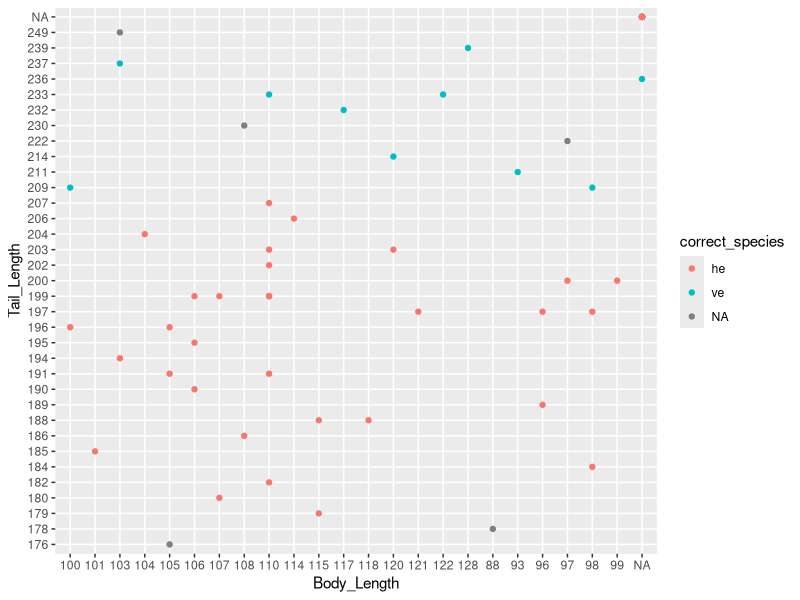
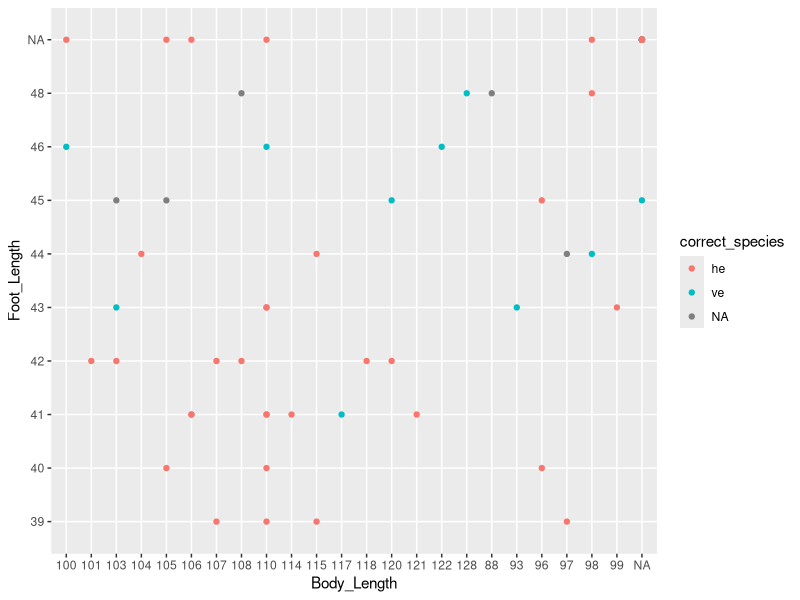
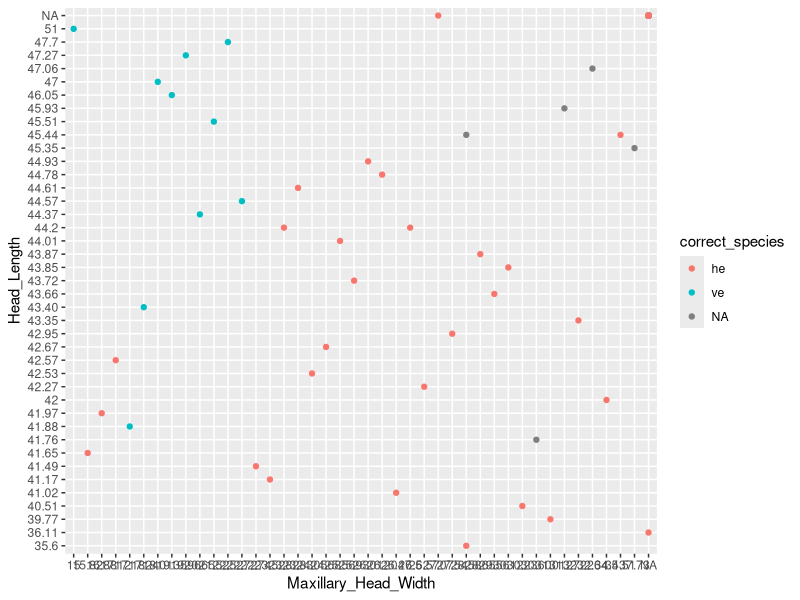
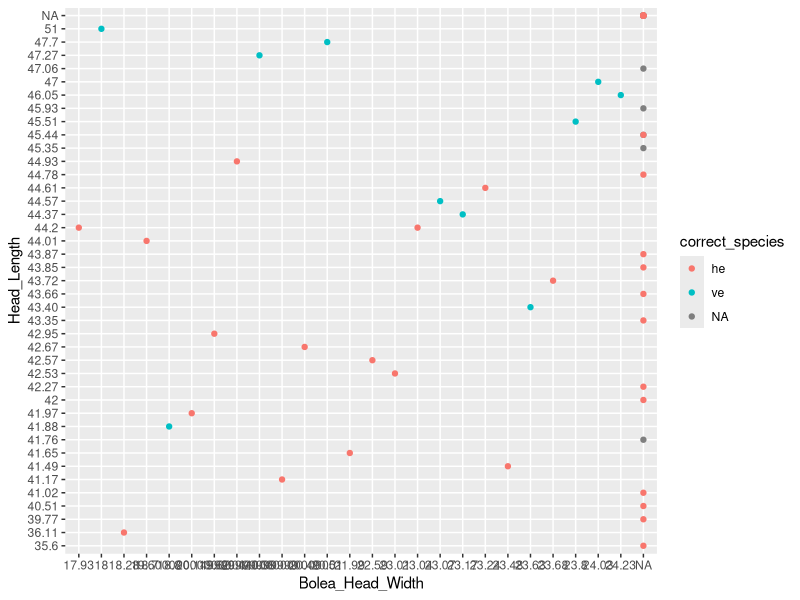
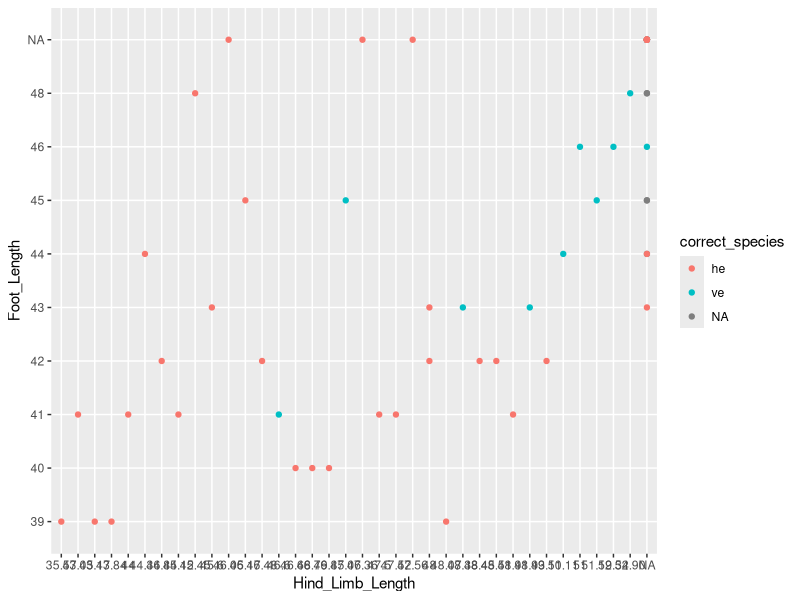
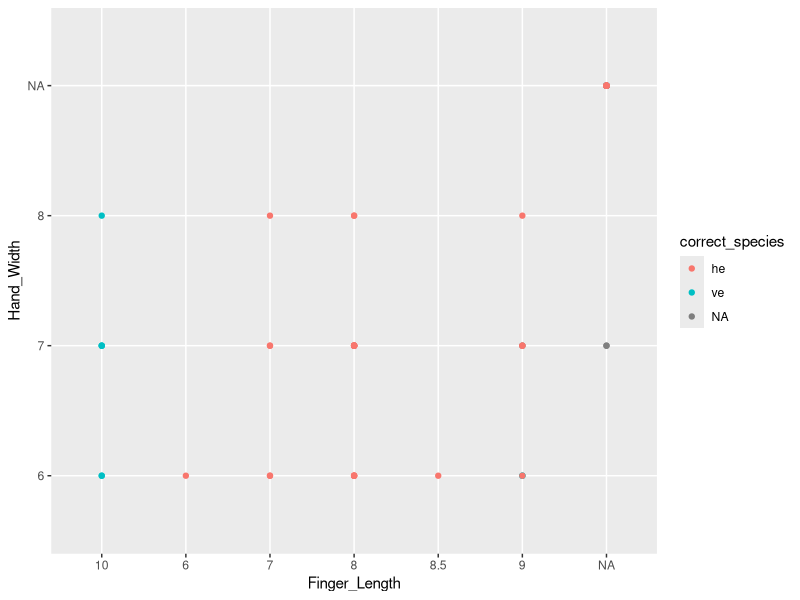
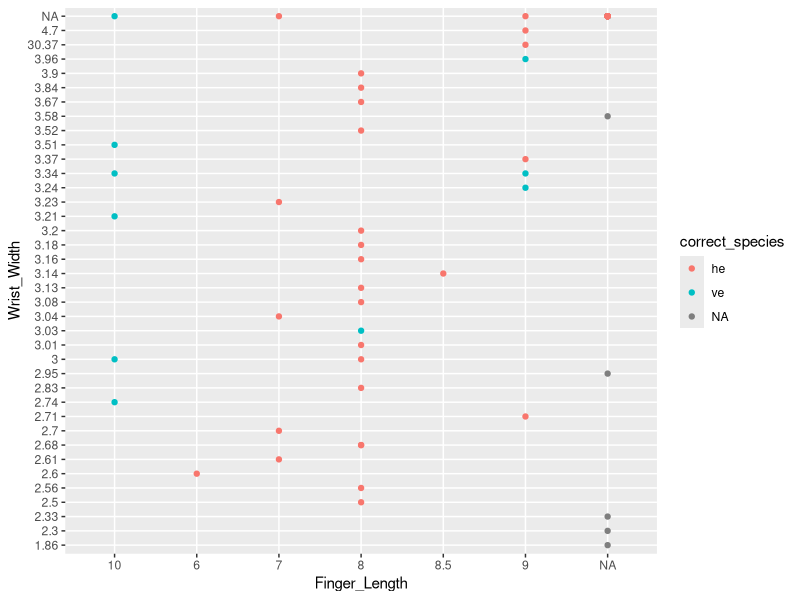
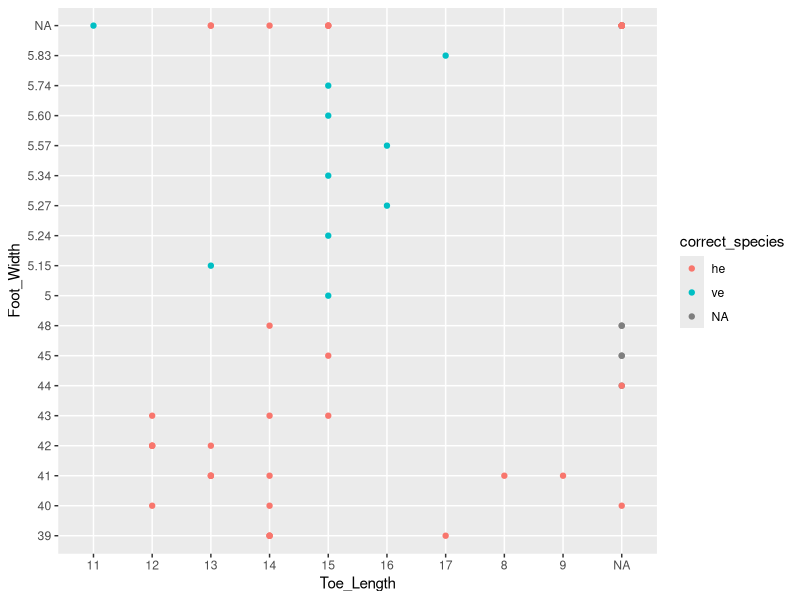

The R source for these figures, in order:
## ---- chunk 1
#installed readxl packages with #install.packages("read.xl"), & installed #rtools4.3 from online
#using the package
library(readxl)
#reading my tables and assigning them to a dataframe
table1 <- read_excel("postnovRAWkratdata.xlsx")
library(readxl)
table2 <- read_excel("PrenovRAWkratdata.xlsx")


## ---- chunk 2
#read excel spreadsheet edited from RAW data through excel
library(readxl)
clean_data_12_17 <-read_excel("cleanKratdata1217.xlsx")

## ---- chunk 3
df <- clean_data_12_17
library(tidyverse)
#Create new data frame with a new column assigning the correct species by observation date
newdf <- df |> mutate(correct_species=case_when(
  CreationDate >= "2025-11-8"~"ve",
  CreationDate >= "2025-7-12" ~ "he",
  CreationDate <= "2025-6-22" ~ "ve"))
Checkingsort <- newdf |> select(correct_species, CreationDate)
Checkingsort
#CreationDate == c("2025-7-12","2025-7-13","2025-10-19"###,"2025-10-18","2025-9-28") ~ "he"))
#Create code to plot to compare between species and sex
#body length vs tail length
ggplot(data = newdf, mapping = aes(x=Body_Length, y= Tail_Length, color = correct_species))+geom_point()
#scale_color_manual(values = c("deeppink3","blue"))+
#geom_smooth()
  
  #labs(title = "Is there sexual dimorphism in bison?",x = "age (years)", y = "weight #(kg)",color = "Sex")
## ---- chunk 4
#Foot length vs body length
ggplot(data = newdf, mapping = aes(x=Body_Length, y= Foot_Length, color = correct_species))+geom_point()
#max head width vs head length
ggplot(data = newdf, mapping = aes(x=Maxillary_Head_Width, y= Head_Length, color = correct_species))+geom_point()
#bolea head width vs head length
ggplot(data = newdf, mapping = aes(x=Bolea_Head_Width, y= Head_Length, color = correct_species))+geom_point()
#Hind limb length vs foot length
ggplot(data = newdf, mapping = aes(x=Hind_Limb_Length, y= Foot_Length, color = correct_species))+geom_point()
#finger length vs hand width
ggplot(data = newdf, mapping = aes(x=Finger_Length, y= Hand_Width, color = correct_species))+geom_point()
#finger length vs wrist width
ggplot(data = newdf, mapping = aes(x=Finger_Length, y= Wrist_Width, color = correct_species))+geom_point()
#Toe length vs foot width
ggplot(data = newdf, mapping = aes(x=Toe_Length, y= Foot_Width, color = correct_species))+geom_point()
#show foot width??? is the foot width missing a decimal in some places?!?!
newdf$Foot_Width
## ---- chunk 5
#ear length vs head length
ggplot(data = newdf, mapping = aes(x=Ear_Length_Notch, y= Head_Length, color = correct_species))+geom_point()
## ---- chunk 6
#seem to be catching much less males than females!!!!?!??
#make datasets that only include Males and then only include females due to krat sexual dimorphisms
newdf$Sex
maledf <- newdf |> filter(Sex == "Male")
femaledf <- newdf |> filter(Sex == "Female")
#male krats only ear length vs head length
ggplot(data = maledf , mapping = aes(x=Ear_Length_Notch, y= Head_Length, color = correct_species))+geom_point()

#female krats only ear-length vs head length
ggplot(data = femaledf , mapping = aes(x=Ear_Length_Notch, y= Head_Length, color = correct_species))+geom_point()
#female krats only--- wondering based on this graph if FORT ORD might have venustus???? tissue samples will be interesting!!! or else heermanni are just very variable esp.in these areas. There was a paper that said that FORT ORD would be good habitat for D. Venustus
#headlengthvs maxillary head width
  ggplot(data = femaledf , mapping = aes(x=Head_Length, y= Maxillary_Head_Width, color = correct_species))+geom_point()
#head length vs bolea head length
ggplot(data = femaledf , mapping = aes(x=Bolea_Head_Width, y= Head_Length, color = correct_species))+geom_point()
#bullae vs maxillary
ggplot(data = femaledf , mapping = aes(x=Bolea_Head_Width, y= Maxillary_Head_Width, color = correct_species))+geom_point()

#checking to make sure that species was sorted right into the correct_species column
newdf$correct_species
newdf$CreationDate
Checkingsort <- newdf |> select(correct_species, CreationDate)
Checkingsort
#figured out I missed a date at hastings wasnt sorted into species correctly--going back to fix it-- found typo where i said 7 and not 6 OOPS
#changing the type of variable from a "name" to numeric bc before it was listing the numbers out of order not as continuous
newdf$Finger_Length <- as.numeric(newdf$Finger_Length)
newdf$Toe_Length <- as.numeric(newdf$Toe_Length)
femaledf$Finger_Length <- as.numeric(femaledf$Finger_Length)
femaledf$Toe_Length <- as.numeric(femaledf$Toe_Length)
maledf$Toe_Length <- as.numeric(maledf$Toe_Length)
maledf$Finger_Length <- as.numeric(maledf$Finger_Length)
#New plot showing that the finger length is a new morphometric measurement which can help distinguish between these two species
ggplot(data = newdf , mapping = aes(x=Finger_Length, y= Toe_Length, color = correct_species))+geom_point()
#trying for each sex to see if it holds up?
#point plots
ggplot(data =femaledf, mapping = aes(x=Finger_Length, y= Toe_Length, color = correct_species))+geom_point()
ggplot(data =maledf, mapping = aes(x=Finger_Length, y= Toe_Length, color = correct_species))+geom_point()
#boxplots
ggplot(data =femaledf, mapping = aes(x=Finger_Length,  color = correct_species))+geom_boxplot()
ggplot(data =maledf, mapping = aes(x=Finger_Length, color = correct_species))+geom_boxplot()
#
newdf$Body_Length <- as.numeric(newdf$Body_Length)
newdf$Head_Length <- as.numeric(newdf$Head_Length)
ggplot(data = newdf, mapping = aes(x=Body_Length, y= Finger_Length, color = correct_species))+geom_point()

ggplot(data = newdf, mapping = aes(x=Head_Length, y= Finger_Length, color = correct_species))+geom_point()
